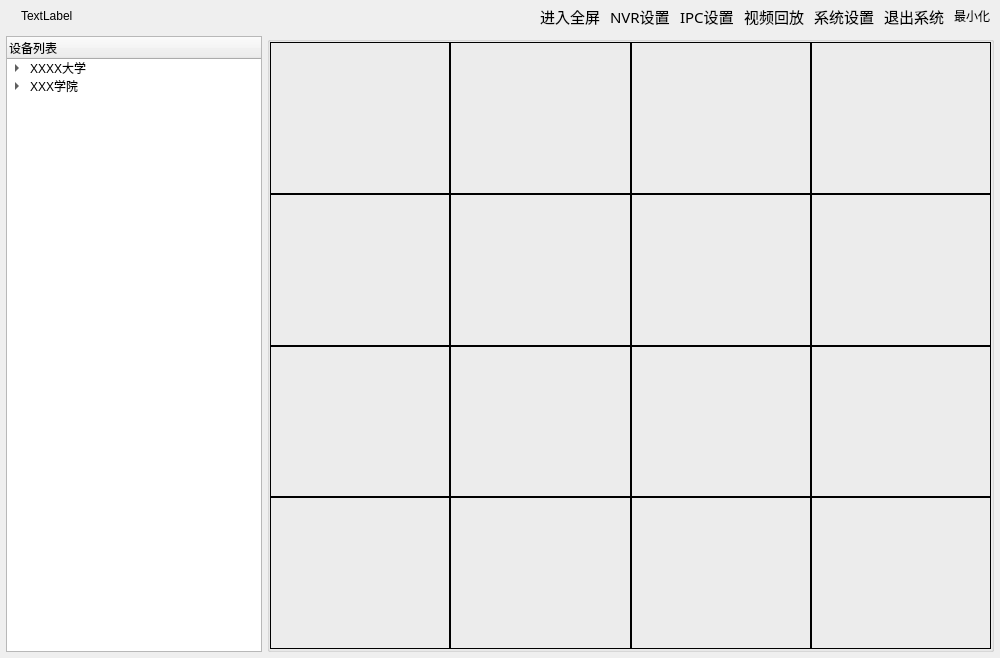
<?xml version="1.0" encoding="UTF-8"?>
<ui version="4.0">
 <class>MainFrame</class>
 <widget class="QDialog" name="MainFrame">
  <property name="geometry">
   <rect>
    <x>0</x>
    <y>0</y>
    <width>1000</width>
    <height>658</height>
   </rect>
  </property>
  <property name="windowTitle">
   <string>智能火情监测平台</string>
  </property>
  <property name="styleSheet">
   <string notr="true">font: 9pt &quot;微软雅黑&quot;;</string>
  </property>
  <layout class="QVBoxLayout" name="verticalLayout">
   <property name="spacing">
    <number>0</number>
   </property>
   <property name="leftMargin">
    <number>1</number>
   </property>
   <property name="topMargin">
    <number>1</number>
   </property>
   <property name="rightMargin">
    <number>1</number>
   </property>
   <property name="bottomMargin">
    <number>1</number>
   </property>
   <item>
    <widget class="QWidget" name="widget_title" native="true">
     <property name="sizePolicy">
      <sizepolicy hsizetype="Preferred" vsizetype="Fixed">
       <horstretch>0</horstretch>
       <verstretch>0</verstretch>
      </sizepolicy>
     </property>
     <property name="minimumSize">
      <size>
       <width>100</width>
       <height>30</height>
      </size>
     </property>
     <layout class="QHBoxLayout" name="horizontalLayout_6">
      <property name="spacing">
       <number>0</number>
      </property>
      <property name="leftMargin">
       <number>0</number>
      </property>
      <property name="topMargin">
       <number>0</number>
      </property>
      <property name="rightMargin">
       <number>0</number>
      </property>
      <property name="bottomMargin">
       <number>0</number>
      </property>
      <item>
       <widget class="QLabel" name="labelICon">
        <property name="sizePolicy">
         <sizepolicy hsizetype="Fixed" vsizetype="Fixed">
          <horstretch>0</horstretch>
          <verstretch>0</verstretch>
         </sizepolicy>
        </property>
        <property name="minimumSize">
         <size>
          <width>20</width>
          <height>20</height>
         </size>
        </property>
        <property name="maximumSize">
         <size>
          <width>32</width>
          <height>32</height>
         </size>
        </property>
        <property name="autoFillBackground">
         <bool>false</bool>
        </property>
        <property name="text">
         <string/>
        </property>
        <property name="pixmap">
         <pixmap resource="images.qrc">:/images/images/title.png</pixmap>
        </property>
        <property name="scaledContents">
         <bool>true</bool>
        </property>
       </widget>
      </item>
      <item>
       <widget class="QLabel" name="labelTitle">
        <property name="sizePolicy">
         <sizepolicy hsizetype="Expanding" vsizetype="Preferred">
          <horstretch>0</horstretch>
          <verstretch>0</verstretch>
         </sizepolicy>
        </property>
        <property name="styleSheet">
         <string notr="true">font: 11pt &quot;微软雅黑&quot;;</string>
        </property>
        <property name="text">
         <string>TextLabel</string>
        </property>
       </widget>
      </item>
      <item>
       <layout class="QHBoxLayout" name="horizontalLayout_title">
        <property name="spacing">
         <number>10</number>
        </property>
        <property name="leftMargin">
         <number>2</number>
        </property>
        <property name="topMargin">
         <number>2</number>
        </property>
        <property name="rightMargin">
         <number>2</number>
        </property>
        <property name="bottomMargin">
         <number>2</number>
        </property>
        <item>
         <widget class="QLabel" name="labelFull">
          <property name="sizePolicy">
           <sizepolicy hsizetype="Minimum" vsizetype="Preferred">
            <horstretch>0</horstretch>
            <verstretch>0</verstretch>
           </sizepolicy>
          </property>
          <property name="font">
           <font>
            <family>微软雅黑</family>
            <pointsize>11</pointsize>
            <weight>50</weight>
            <italic>false</italic>
            <bold>false</bold>
           </font>
          </property>
          <property name="styleSheet">
           <string notr="true">font: 11pt &quot;微软雅黑&quot;;</string>
          </property>
          <property name="frameShape">
           <enum>QFrame::NoFrame</enum>
          </property>
          <property name="text">
           <string>进入全屏</string>
          </property>
         </widget>
        </item>
        <item>
         <widget class="QLabel" name="labelNVR">
          <property name="font">
           <font>
            <family>微软雅黑</family>
            <pointsize>11</pointsize>
            <weight>50</weight>
            <italic>false</italic>
            <bold>false</bold>
           </font>
          </property>
          <property name="styleSheet">
           <string notr="true">font: 11pt &quot;微软雅黑&quot;;</string>
          </property>
          <property name="text">
           <string>NVR设置</string>
          </property>
         </widget>
        </item>
        <item>
         <widget class="QLabel" name="labelIPC">
          <property name="font">
           <font>
            <family>微软雅黑</family>
            <pointsize>11</pointsize>
            <weight>50</weight>
            <italic>false</italic>
            <bold>false</bold>
           </font>
          </property>
          <property name="styleSheet">
           <string notr="true">font: 11pt &quot;微软雅黑&quot;;</string>
          </property>
          <property name="text">
           <string>IPC设置</string>
          </property>
         </widget>
        </item>
        <item>
         <widget class="QLabel" name="labelVideoPayBack">
          <property name="font">
           <font>
            <family>微软雅黑</family>
            <pointsize>11</pointsize>
            <weight>50</weight>
            <italic>false</italic>
            <bold>false</bold>
           </font>
          </property>
          <property name="styleSheet">
           <string notr="true">font: 11pt &quot;微软雅黑&quot;;</string>
          </property>
          <property name="text">
           <string>视频回放</string>
          </property>
         </widget>
        </item>
        <item>
         <widget class="QLabel" name="labelConfig">
          <property name="font">
           <font>
            <family>微软雅黑</family>
            <pointsize>11</pointsize>
            <weight>50</weight>
            <italic>false</italic>
            <bold>false</bold>
           </font>
          </property>
          <property name="styleSheet">
           <string notr="true">font: 11pt &quot;微软雅黑&quot;;</string>
          </property>
          <property name="text">
           <string>系统设置</string>
          </property>
         </widget>
        </item>
        <item>
         <widget class="QLabel" name="labelExit">
          <property name="font">
           <font>
            <family>微软雅黑</family>
            <pointsize>11</pointsize>
            <weight>50</weight>
            <italic>false</italic>
            <bold>false</bold>
           </font>
          </property>
          <property name="styleSheet">
           <string notr="true">font: 11pt &quot;微软雅黑&quot;;</string>
          </property>
          <property name="text">
           <string>退出系统</string>
          </property>
         </widget>
        </item>
        <item>
         <widget class="QLabel" name="labelMinisize">
          <property name="styleSheet">
           <string notr="true">font: 11pt &quot;微软雅黑&quot;;</string>
          </property>
          <property name="text">
           <string>最小化  </string>
          </property>
         </widget>
        </item>
       </layout>
      </item>
     </layout>
    </widget>
   </item>
   <item>
    <widget class="QWidget" name="widget_main" native="true">
     <property name="styleSheet">
      <string notr="true">font: 9pt &quot;微软雅黑&quot;;</string>
     </property>
     <layout class="QHBoxLayout" name="horizontalLayout">
      <property name="spacing">
       <number>5</number>
      </property>
      <property name="leftMargin">
       <number>5</number>
      </property>
      <property name="topMargin">
       <number>5</number>
      </property>
      <property name="rightMargin">
       <number>5</number>
      </property>
      <property name="bottomMargin">
       <number>5</number>
      </property>
      <item>
       <widget class="QTreeWidget" name="treeWidget">
        <property name="sizePolicy">
         <sizepolicy hsizetype="Fixed" vsizetype="Expanding">
          <horstretch>0</horstretch>
          <verstretch>0</verstretch>
         </sizepolicy>
        </property>
        <property name="styleSheet">
         <string notr="true">font: 11pt &quot;微软雅黑&quot;;</string>
        </property>
        <column>
         <property name="text">
          <string notr="true">设备列表</string>
         </property>
         <property name="icon">
          <iconset resource="images.qrc">
           <normaloff>:/images/images/camera.png</normaloff>:/images/images/camera.png</iconset>
         </property>
        </column>
        <item>
         <property name="text">
          <string>XXXX大学</string>
         </property>
         <property name="icon">
          <iconset resource="images.qrc">
           <normaloff>:/images/images/building.png</normaloff>:/images/images/building.png</iconset>
         </property>
         <item>
          <property name="text">
           <string>主教学楼</string>
          </property>
          <property name="icon">
           <iconset resource="images.qrc">
            <normaloff>:/images/images/building_2.png</normaloff>:/images/images/building_2.png</iconset>
          </property>
          <item>
           <property name="text">
            <string>一层[192.168.12]</string>
           </property>
           <property name="icon">
            <iconset resource="images.qrc">
             <normaloff>:/images/images/camera.png</normaloff>:/images/images/camera.png</iconset>
           </property>
          </item>
          <item>
           <property name="text">
            <string>二层[192.168.13]</string>
           </property>
           <property name="icon">
            <iconset resource="images.qrc">
             <normaloff>:/images/images/camera.png</normaloff>:/images/images/camera.png</iconset>
           </property>
          </item>
          <item>
           <property name="text">
            <string>三层[192.168.14]</string>
           </property>
           <property name="icon">
            <iconset resource="images.qrc">
             <normaloff>:/images/images/camera.png</normaloff>:/images/images/camera.png</iconset>
           </property>
          </item>
          <item>
           <property name="text">
            <string>四层[192.168.15]</string>
           </property>
           <property name="icon">
            <iconset resource="images.qrc">
             <normaloff>:/images/images/camera.png</normaloff>:/images/images/camera.png</iconset>
           </property>
          </item>
         </item>
         <item>
          <property name="text">
           <string>图书馆</string>
          </property>
          <property name="icon">
           <iconset resource="images.qrc">
            <normaloff>:/images/images/building_2.png</normaloff>:/images/images/building_2.png</iconset>
          </property>
          <item>
           <property name="text">
            <string>新馆[192.168.25]</string>
           </property>
           <property name="icon">
            <iconset resource="images.qrc">
             <normaloff>:/images/images/camera.png</normaloff>:/images/images/camera.png</iconset>
           </property>
          </item>
          <item>
           <property name="text">
            <string>老馆[192.168.16]</string>
           </property>
           <property name="icon">
            <iconset resource="images.qrc">
             <normaloff>:/images/images/camera.png</normaloff>:/images/images/camera.png</iconset>
           </property>
          </item>
         </item>
         <item>
          <property name="text">
           <string>五教</string>
          </property>
          <property name="icon">
           <iconset resource="images.qrc">
            <normaloff>:/images/images/building_2.png</normaloff>:/images/images/building_2.png</iconset>
          </property>
          <item>
           <property name="text">
            <string>一层[192.168.125]</string>
           </property>
           <property name="icon">
            <iconset resource="images.qrc">
             <normaloff>:/images/images/camera.png</normaloff>:/images/images/camera.png</iconset>
           </property>
          </item>
          <item>
           <property name="text">
            <string>二层[192.168.112]</string>
           </property>
           <property name="icon">
            <iconset resource="images.qrc">
             <normaloff>:/images/images/camera.png</normaloff>:/images/images/camera.png</iconset>
           </property>
          </item>
         </item>
         <item>
          <property name="text">
           <string>生活区</string>
          </property>
          <property name="icon">
           <iconset resource="images.qrc">
            <normaloff>:/images/images/building_2.png</normaloff>:/images/images/building_2.png</iconset>
          </property>
          <item>
           <property name="text">
            <string>入口[192.168.152]</string>
           </property>
           <property name="icon">
            <iconset resource="images.qrc">
             <normaloff>:/images/images/camera.png</normaloff>:/images/images/camera.png</iconset>
           </property>
          </item>
         </item>
         <item>
          <property name="text">
           <string>宿舍</string>
          </property>
          <property name="icon">
           <iconset resource="images.qrc">
            <normaloff>:/images/images/building_2.png</normaloff>:/images/images/building_2.png</iconset>
          </property>
          <item>
           <property name="text">
            <string>北区[192.168.132]</string>
           </property>
           <property name="icon">
            <iconset resource="images.qrc">
             <normaloff>:/images/images/camera.png</normaloff>:/images/images/camera.png</iconset>
           </property>
          </item>
         </item>
        </item>
        <item>
         <property name="text">
          <string>XXX学院</string>
         </property>
         <property name="icon">
          <iconset resource="images.qrc">
           <normaloff>:/images/images/building.png</normaloff>:/images/images/building.png</iconset>
         </property>
         <item>
          <property name="text">
           <string>教学楼</string>
          </property>
          <property name="icon">
           <iconset resource="images.qrc">
            <normaloff>:/images/images/building_2.png</normaloff>:/images/images/building_2.png</iconset>
          </property>
          <item>
           <property name="text">
            <string>一教[219.229.169.31]</string>
           </property>
           <property name="icon">
            <iconset resource="images.qrc">
             <normaloff>:/images/images/camera.png</normaloff>:/images/images/camera.png</iconset>
           </property>
          </item>
         </item>
         <item>
          <property name="text">
           <string>图书馆</string>
          </property>
          <property name="icon">
           <iconset resource="images.qrc">
            <normaloff>:/images/images/building_2.png</normaloff>:/images/images/building_2.png</iconset>
          </property>
          <item>
           <property name="text">
            <string>一层[219.229.169.32]</string>
           </property>
           <property name="icon">
            <iconset resource="images.qrc">
             <normaloff>:/images/images/camera.png</normaloff>:/images/images/camera.png</iconset>
           </property>
          </item>
         </item>
         <item>
          <property name="text">
           <string>宿舍</string>
          </property>
          <property name="icon">
           <iconset resource="images.qrc">
            <normaloff>:/images/images/building_2.png</normaloff>:/images/images/building_2.png</iconset>
          </property>
          <item>
           <property name="text">
            <string>南区[219.229.169.131]</string>
           </property>
           <property name="icon">
            <iconset resource="images.qrc">
             <normaloff>:/images/images/camera.png</normaloff>:/images/images/camera.png</iconset>
           </property>
          </item>
         </item>
        </item>
       </widget>
      </item>
      <item>
       <widget class="QGroupBox" name="groupBox">
        <property name="sizePolicy">
         <sizepolicy hsizetype="Expanding" vsizetype="Expanding">
          <horstretch>0</horstretch>
          <verstretch>0</verstretch>
         </sizepolicy>
        </property>
        <property name="title">
         <string/>
        </property>
        <layout class="QVBoxLayout" name="verticalLayout_2">
         <property name="spacing">
          <number>0</number>
         </property>
         <property name="leftMargin">
          <number>0</number>
         </property>
         <property name="topMargin">
          <number>0</number>
         </property>
         <property name="rightMargin">
          <number>0</number>
         </property>
         <property name="bottomMargin">
          <number>0</number>
         </property>
         <item>
          <layout class="QHBoxLayout" name="horizontalLayout_1">
           <property name="spacing">
            <number>0</number>
           </property>
           <item>
            <widget class="QLabel" name="label_1">
             <property name="sizePolicy">
              <sizepolicy hsizetype="Ignored" vsizetype="Ignored">
               <horstretch>0</horstretch>
               <verstretch>0</verstretch>
              </sizepolicy>
             </property>
             <property name="focusPolicy">
              <enum>Qt::ClickFocus</enum>
             </property>
             <property name="frameShape">
              <enum>QFrame::Panel</enum>
             </property>
             <property name="frameShadow">
              <enum>QFrame::Plain</enum>
             </property>
             <property name="text">
              <string/>
             </property>
             <property name="alignment">
              <set>Qt::AlignCenter</set>
             </property>
            </widget>
           </item>
           <item>
            <widget class="QLabel" name="label_2">
             <property name="sizePolicy">
              <sizepolicy hsizetype="Ignored" vsizetype="Ignored">
               <horstretch>0</horstretch>
               <verstretch>0</verstretch>
              </sizepolicy>
             </property>
             <property name="frameShape">
              <enum>QFrame::Panel</enum>
             </property>
             <property name="frameShadow">
              <enum>QFrame::Plain</enum>
             </property>
             <property name="text">
              <string/>
             </property>
             <property name="alignment">
              <set>Qt::AlignCenter</set>
             </property>
            </widget>
           </item>
           <item>
            <widget class="QLabel" name="label_3">
             <property name="sizePolicy">
              <sizepolicy hsizetype="Ignored" vsizetype="Ignored">
               <horstretch>0</horstretch>
               <verstretch>0</verstretch>
              </sizepolicy>
             </property>
             <property name="frameShape">
              <enum>QFrame::Panel</enum>
             </property>
             <property name="text">
              <string/>
             </property>
             <property name="alignment">
              <set>Qt::AlignCenter</set>
             </property>
            </widget>
           </item>
           <item>
            <widget class="QLabel" name="label_4">
             <property name="sizePolicy">
              <sizepolicy hsizetype="Ignored" vsizetype="Ignored">
               <horstretch>0</horstretch>
               <verstretch>0</verstretch>
              </sizepolicy>
             </property>
             <property name="frameShape">
              <enum>QFrame::Panel</enum>
             </property>
             <property name="text">
              <string/>
             </property>
             <property name="alignment">
              <set>Qt::AlignCenter</set>
             </property>
            </widget>
           </item>
          </layout>
         </item>
         <item>
          <layout class="QHBoxLayout" name="horizontalLayout_2">
           <property name="spacing">
            <number>0</number>
           </property>
           <item>
            <widget class="QLabel" name="label_5">
             <property name="sizePolicy">
              <sizepolicy hsizetype="Ignored" vsizetype="Ignored">
               <horstretch>0</horstretch>
               <verstretch>0</verstretch>
              </sizepolicy>
             </property>
             <property name="frameShape">
              <enum>QFrame::Panel</enum>
             </property>
             <property name="text">
              <string/>
             </property>
             <property name="alignment">
              <set>Qt::AlignCenter</set>
             </property>
            </widget>
           </item>
           <item>
            <widget class="QLabel" name="label_6">
             <property name="sizePolicy">
              <sizepolicy hsizetype="Ignored" vsizetype="Ignored">
               <horstretch>0</horstretch>
               <verstretch>0</verstretch>
              </sizepolicy>
             </property>
             <property name="frameShape">
              <enum>QFrame::Panel</enum>
             </property>
             <property name="text">
              <string/>
             </property>
             <property name="alignment">
              <set>Qt::AlignCenter</set>
             </property>
            </widget>
           </item>
           <item>
            <widget class="QLabel" name="label_7">
             <property name="sizePolicy">
              <sizepolicy hsizetype="Ignored" vsizetype="Ignored">
               <horstretch>0</horstretch>
               <verstretch>0</verstretch>
              </sizepolicy>
             </property>
             <property name="frameShape">
              <enum>QFrame::Panel</enum>
             </property>
             <property name="text">
              <string/>
             </property>
             <property name="alignment">
              <set>Qt::AlignCenter</set>
             </property>
            </widget>
           </item>
           <item>
            <widget class="QLabel" name="label_8">
             <property name="sizePolicy">
              <sizepolicy hsizetype="Ignored" vsizetype="Ignored">
               <horstretch>0</horstretch>
               <verstretch>0</verstretch>
              </sizepolicy>
             </property>
             <property name="frameShape">
              <enum>QFrame::Panel</enum>
             </property>
             <property name="text">
              <string/>
             </property>
             <property name="alignment">
              <set>Qt::AlignCenter</set>
             </property>
            </widget>
           </item>
          </layout>
         </item>
         <item>
          <layout class="QHBoxLayout" name="horizontalLayout_3">
           <property name="spacing">
            <number>0</number>
           </property>
           <item>
            <widget class="QLabel" name="label_9">
             <property name="sizePolicy">
              <sizepolicy hsizetype="Ignored" vsizetype="Ignored">
               <horstretch>0</horstretch>
               <verstretch>0</verstretch>
              </sizepolicy>
             </property>
             <property name="frameShape">
              <enum>QFrame::Panel</enum>
             </property>
             <property name="text">
              <string/>
             </property>
             <property name="alignment">
              <set>Qt::AlignCenter</set>
             </property>
            </widget>
           </item>
           <item>
            <widget class="QLabel" name="label_10">
             <property name="sizePolicy">
              <sizepolicy hsizetype="Ignored" vsizetype="Ignored">
               <horstretch>0</horstretch>
               <verstretch>0</verstretch>
              </sizepolicy>
             </property>
             <property name="frameShape">
              <enum>QFrame::Panel</enum>
             </property>
             <property name="text">
              <string/>
             </property>
             <property name="alignment">
              <set>Qt::AlignCenter</set>
             </property>
            </widget>
           </item>
           <item>
            <widget class="QLabel" name="label_11">
             <property name="sizePolicy">
              <sizepolicy hsizetype="Ignored" vsizetype="Ignored">
               <horstretch>0</horstretch>
               <verstretch>0</verstretch>
              </sizepolicy>
             </property>
             <property name="frameShape">
              <enum>QFrame::Panel</enum>
             </property>
             <property name="text">
              <string/>
             </property>
             <property name="alignment">
              <set>Qt::AlignCenter</set>
             </property>
            </widget>
           </item>
           <item>
            <widget class="QLabel" name="label_12">
             <property name="sizePolicy">
              <sizepolicy hsizetype="Ignored" vsizetype="Ignored">
               <horstretch>0</horstretch>
               <verstretch>0</verstretch>
              </sizepolicy>
             </property>
             <property name="frameShape">
              <enum>QFrame::Panel</enum>
             </property>
             <property name="text">
              <string/>
             </property>
             <property name="alignment">
              <set>Qt::AlignCenter</set>
             </property>
            </widget>
           </item>
          </layout>
         </item>
         <item>
          <layout class="QHBoxLayout" name="horizontalLayout_4">
           <property name="spacing">
            <number>0</number>
           </property>
           <item>
            <widget class="QLabel" name="label_13">
             <property name="sizePolicy">
              <sizepolicy hsizetype="Ignored" vsizetype="Ignored">
               <horstretch>0</horstretch>
               <verstretch>0</verstretch>
              </sizepolicy>
             </property>
             <property name="frameShape">
              <enum>QFrame::Panel</enum>
             </property>
             <property name="text">
              <string/>
             </property>
             <property name="alignment">
              <set>Qt::AlignCenter</set>
             </property>
            </widget>
           </item>
           <item>
            <widget class="QLabel" name="label_14">
             <property name="sizePolicy">
              <sizepolicy hsizetype="Ignored" vsizetype="Ignored">
               <horstretch>0</horstretch>
               <verstretch>0</verstretch>
              </sizepolicy>
             </property>
             <property name="frameShape">
              <enum>QFrame::Panel</enum>
             </property>
             <property name="text">
              <string/>
             </property>
             <property name="alignment">
              <set>Qt::AlignCenter</set>
             </property>
            </widget>
           </item>
           <item>
            <widget class="QLabel" name="label_15">
             <property name="sizePolicy">
              <sizepolicy hsizetype="Ignored" vsizetype="Ignored">
               <horstretch>0</horstretch>
               <verstretch>0</verstretch>
              </sizepolicy>
             </property>
             <property name="frameShape">
              <enum>QFrame::Panel</enum>
             </property>
             <property name="text">
              <string/>
             </property>
             <property name="alignment">
              <set>Qt::AlignCenter</set>
             </property>
            </widget>
           </item>
           <item>
            <widget class="QLabel" name="label_16">
             <property name="sizePolicy">
              <sizepolicy hsizetype="Ignored" vsizetype="Ignored">
               <horstretch>0</horstretch>
               <verstretch>0</verstretch>
              </sizepolicy>
             </property>
             <property name="frameShape">
              <enum>QFrame::Panel</enum>
             </property>
             <property name="text">
              <string/>
             </property>
             <property name="alignment">
              <set>Qt::AlignCenter</set>
             </property>
            </widget>
           </item>
          </layout>
         </item>
        </layout>
       </widget>
      </item>
     </layout>
    </widget>
   </item>
  </layout>
 </widget>
 <layoutdefault spacing="6" margin="11"/>
 <resources>
  <include location="images.qrc"/>
 </resources>
 <connections/>
</ui>
